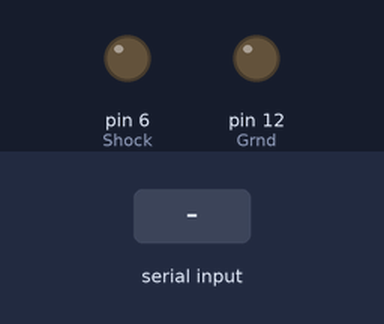
Recording of a sketch running on a simulated Arduino Uno, built with avr-gcc and run on an emulated ATmega328P. Shown: output pins drawn as LEDs (lit = HIGH). The test bench sets the inputs (shaded band). What the sketch prints to the serial monitor is not drawn.

Above: at 1.2 s.
1.3 s: "t" received over Serial
2.8 s: "1" received over Serial
Timing chart, 0 to 5.8 s (numbered marks = the images above; inputs shaded):
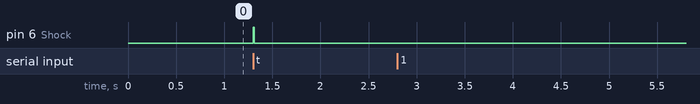

Measured:
- after the input at 1.3 s, pin 6 (Shock): LOW → HIGH at once, → LOW 0.01 s later
- after the input at 2.8 s, every drawn part: stays the same

The sketch:

sendShock2.ino
```cpp
/*
 wait for an incoming serial signal to send
 out a ttl pulse to trigger shock device

 author: Kelly, kelhennigan@gmail.com
 May 2014
 Modified to include delay to make trigger reliable with high-resource tasks
 */

// define pulse and ground pin numbers
int Shock = 6;
int Grnd = 12;

// for incoming serial data
char incomingByte;

void setup() {

  // initialize serial
  Serial.begin(57600);

  // initialize output pins
  pinMode(Grnd, OUTPUT);
  pinMode(Shock, OUTPUT);

}

void loop() {

  digitalWrite(Shock, LOW);   // keep pins set to LOW output
  digitalWrite(Grnd, LOW);   // keep ground pin on LOW voltage level

  if (Serial.available()) {

    incomingByte = Serial.read(); // read the incoming byte:

    // say what you got:
    Serial.print("\nI received: ");
    Serial.println(incomingByte);

    if (incomingByte == 't')
    {
      pulseOut();
    }
    Serial.flush(); //flushes the buffer of incoming serial data
  }
}

void pulseOut() {
  digitalWrite(Shock, HIGH);   // send a 5V pulse
  delay(10);               // wait for a 10 msec
  digitalWrite(Shock, LOW);   // set pin back to LOW
}
```
